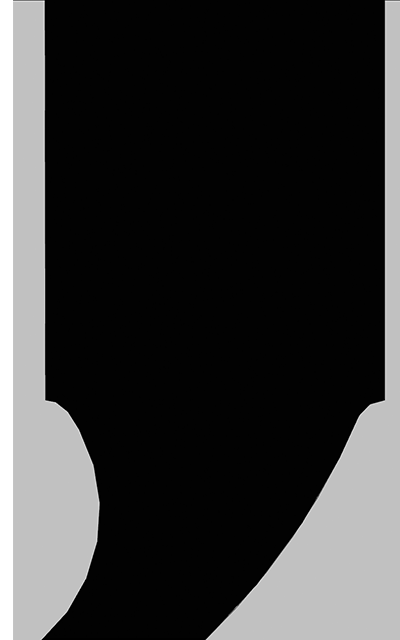
%> input picture testCases/1.png, 400 x 640 px
$ octave picture2Matrix.m   (GNU Octave 9; MATLAB toolbox functions it lacks are replaced by stand-ins)
%> lines starting %> are read from the running program, lines starting %| are printed output that depends on the picture; in (x1, y1, x2, y2) boxes, pixels count from 0 and x2, y2 are one past the last pixel; in counts of white or black regions, pixels touching at a corner belong together; the program's own positions count from 1

f=imread('1.png');
%> f is the input picture: size 640x400 uint8; min 0, max 255, mean 55.3
figure(1);
imshow(f);
title('原图');

figure(2);
bw1=im2bw(f);%使用默认值0.5
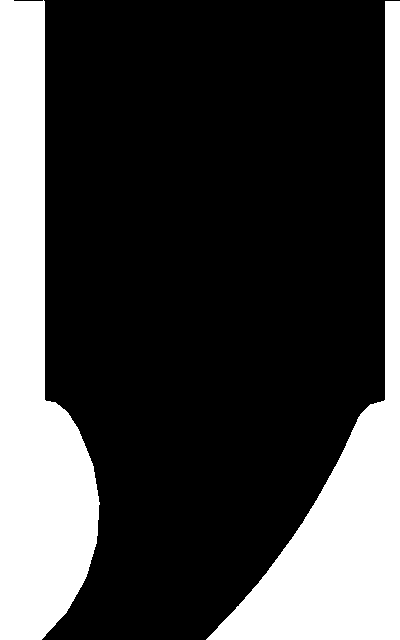
%> bw1: size 640x400 logical; 26.7% white; 2 white regions, box (x1, y1, x2, y2) and area: (0, 0, 100, 640) 37946, (206, 1, 400, 640) 30438
imshow(bw1)
title('使用0.5作为门槛时的二值图像');

figure(3);
level=graythresh(f);%使用graythresh计算灰度门槛
%> level = 0.396
bw2=im2bw(f,level);
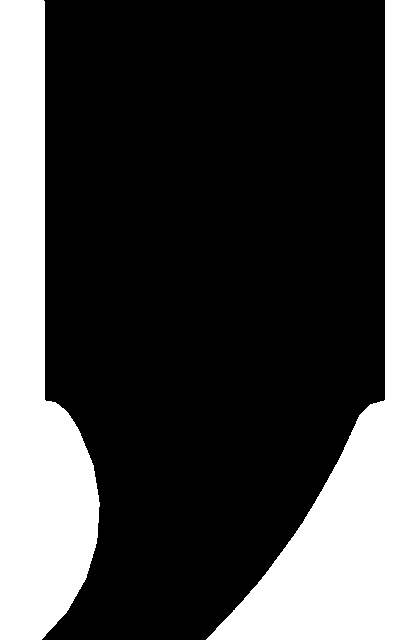
%> bw2: size 640x400 logical; 26.8% white; 2 white regions, box (x1, y1, x2, y2) and area: (0, 0, 100, 640) 38011, (206, 0, 400, 640) 30483
imshow(bw2);
title('通过graythresh计算灰度门槛时的二值图像');


matrix_test=ones(size(bw2));
matrix_test(bw2)=0;
figure(4);
imshow(matrix_test)
title('矩阵');
